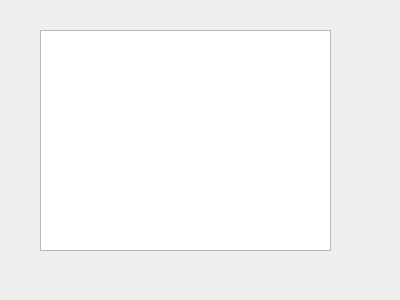
<?xml version="1.0" encoding="UTF-8"?>
<ui version="4.0">
 <class>CommandWindow</class>
 <widget class="QWidget" name="CommandWindow">
  <property name="geometry">
   <rect>
    <x>0</x>
    <y>0</y>
    <width>400</width>
    <height>300</height>
   </rect>
  </property>
  <property name="sizePolicy">
   <sizepolicy hsizetype="Expanding" vsizetype="Expanding">
    <horstretch>0</horstretch>
    <verstretch>0</verstretch>
   </sizepolicy>
  </property>
  <property name="windowTitle">
   <string>Form</string>
  </property>
  <property name="autoFillBackground">
   <bool>true</bool>
  </property>
  <widget class="QTextEdit" name="textEdit">
   <property name="geometry">
    <rect>
     <x>40</x>
     <y>30</y>
     <width>291</width>
     <height>221</height>
    </rect>
   </property>
   <property name="autoFillBackground">
    <bool>true</bool>
   </property>
  </widget>
 </widget>
 <resources/>
 <connections/>
</ui>
